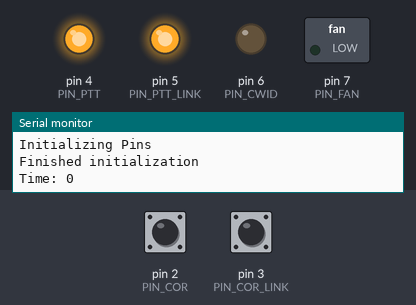
Recording of a sketch running on a simulated Arduino Uno, built with avr-gcc and run on an emulated ATmega328P. Shown: switched loads named in the sketch (green lamp = pin HIGH), output pins drawn as LEDs (lit = HIGH), the last lines printed to the serial monitor. The inputs (shaded band) are chosen by the test bench; at power-on: pin 2 (PIN_COR) HIGH, pin 3 (PIN_COR_LINK) HIGH.

Above: at 1.2 s.
1.3 s: pin 2 (PIN_COR) pulled LOW for 0.15 s
At 2.3 s:
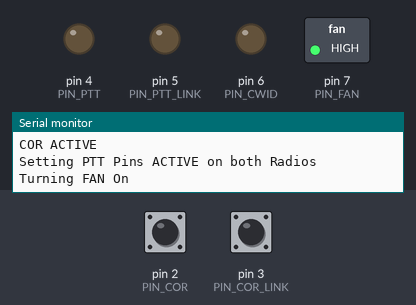
4.4 s: pin 2 (PIN_COR) pulled LOW for 3.2 s
At 6.0 s:
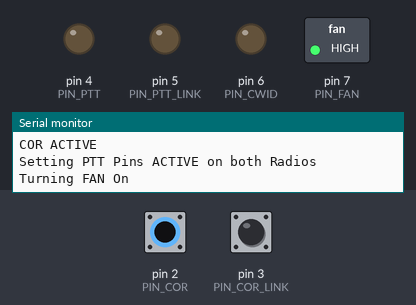
9.1 s: pin 2 (PIN_COR) pulled LOW for 1 s
At 12.8 s:
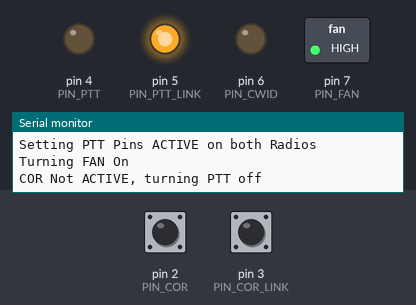
13.1 s: pin 3 (PIN_COR_LINK) pulled LOW for 3.2 s
At 47.8 s:
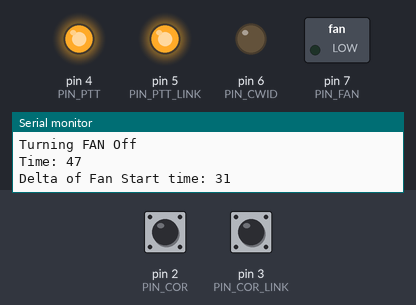
Timing chart, 0 to 48.5 s (numbered marks = the images above; inputs shaded):
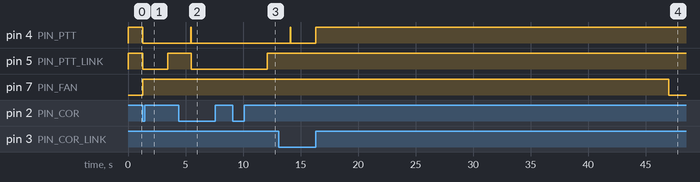

The sketch:

repeater.ino
```cpp
// Version 0.1  - Initial code write up.
/*
 * Simple Repeater Controller
 *
 * Written by Jeremy Georges - 10-19-2015
 *
 * This is written with the Motorola Maxtrac radios in mind. COR has been brought out of the radio using the RX sense pin on internal board.
 * COR with low/ground actives the PTT.
 * Please see http://www.repeater-builder.com/motorola/maxtrac/maxtrac-rptr-int.html for details on how to bring a COR signal out of the radio for
 * interfacing purposes.
 *
 * Additionally, I have a link radio that RX/TX to/from the hub repeater site.
 * This assumes that the hub (main repeater) is providing CWID, etc.
 * This sample sketch has pin 6 reserved for future use to provide a CWID output if needed. This will be the next rev.

 */

#define VERSION "0.1"

#include <Time.h>

//Define the pins
#define PIN_COR 2   //INPUT for COR -
#define PIN_COR_LINK 3 // For Link Radio - if used
#define PIN_PTT 4   //Output for PTT
#define PIN_PTT_LINK 5  // For link radio - if used
#define PIN_CWID 6  //Output for CWID - future use
#define PIN_FAN 7       // FAN enable output


//Define Values
#define FAN_TIME 30  //FAN runtime in seconds
#define PTT_TIMER 120 //Max PTT allowed in seconds
#define LINKED 1   // Set to 0 for a non linked repeater setup or 1 if its has a link radio
#define HANG_TIME 2000 // Hang time for PTT in milliseconds

//-----------------------BEGIN Variable setup -------------------------------

int FAN_STATE = 0; // Zero is fan is on, 1 is fan is on
extern time_t START_FAN_TIME = now(); //Initialize with current time.
time_t START_PTT_TIME = now();
time_t myt;
//-----------------------END Variable setup-------------------------------


void setup()
{
  Serial.begin(9600);
  Serial.println("Initializing Pins");
  pinMode(PIN_COR, INPUT);    // COR
  digitalWrite(PIN_COR, HIGH); //Turn on pullup resistor.
  pinMode(PIN_COR_LINK, INPUT);
  digitalWrite(PIN_COR_LINK, HIGH); //Turn on pullup resistor.
  pinMode(PIN_FAN, OUTPUT);
  pinMode(PIN_PTT, OUTPUT);
  digitalWrite(PIN_PTT, HIGH); //Turn on pullup resistor. low to gnd enables PTT on Motorola Radios
  pinMode (PIN_CWID, OUTPUT);
  pinMode (PIN_PTT_LINK, OUTPUT);
  digitalWrite(PIN_PTT_LINK, HIGH); //Turn on pullup resistor. low to gnd enables PTT on Motorola Radios
  Serial.println("Finished initialization");
  Serial.print("Time: ");
  time_t t = now();

  Serial.println(t);

}


void loop()
{
  if (now() - START_FAN_TIME > FAN_TIME && FAN_STATE == 1) {  //Check to see if Fan Timer has expired. If so, then turn fan off.
    Serial.println("Turning FAN Off");
    digitalWrite(PIN_FAN, LOW);
    Serial.print("Time: ");
    Serial.println(now());
    Serial.print("Delta of Fan Start time: ");
    Serial.println(now() - START_FAN_TIME);
    FAN_STATE=0;  //Set fan state flag to 0
  }

  //loop through and check COR pins
  if (digitalRead(PIN_COR) == LOW) { //We have a COR active - go to PTT
    Serial.println("COR ACTIVE");
    START_PTT_TIME = now();
    // loop through and keep checking the COR PIN
    Serial.println("Setting PTT Pins ACTIVE on both Radios");
    Serial.println("Turning FAN On");
    FAN_STATE=1;  //Set fan state flag to 1
    while (true) {  // keep PTT active until PIN goes high; we'll check and if it does, we can just break out of this while loop
      digitalWrite(PIN_PTT, LOW);
      digitalWrite(PIN_PTT_LINK, LOW);
      digitalWrite(PIN_FAN, HIGH);
      if (digitalRead(PIN_COR) == HIGH) {
        delay(HANG_TIME); //delay then we'll check again to see if its really end of transmit or not
        if (digitalRead(PIN_COR) == HIGH) {
          Serial.println("COR Not ACTIVE, turning PTT off");
          //If we get here, then we know for sure that we need to stop PTT
          digitalWrite(PIN_PTT_LINK, HIGH);
          delay(2000); //wait a second for repeater link to come back up with roger beep
          digitalWrite(PIN_PTT, HIGH);
          START_FAN_TIME = now();  //Set Fan Start timer once we stop transmitting. That way it can cool after TX
          Serial.print("Setting START_FAN_TIME to: ");
          Serial.println(START_FAN_TIME);
          break; //break out of while loop now
        }
      }
      //check PTT timer to see if its exceeded. If so, then we need to stop transmitting, and we'll wait a few seconds before we allow it move on.
      if (now() - START_PTT_TIME > PTT_TIMER) {
        Serial.println("PTT Timer Exceeded");
        while (digitalRead(PIN_COR == LOW)) {    // We stay in loop and keep PTT off until COR floats high.
          // we need to stay here till the COR signal goes away.
          digitalWrite(PIN_PTT_LINK, HIGH);
          digitalWrite(PIN_PTT, HIGH);
        }
        delay(1000);  //just delay a second to be sure.
        START_FAN_TIME = now();  //Set Fan Start timer once we stop transmitting. That way it can cool after TX
        break;  //break out of the while loop so we go back to main loop to check COR PINs
      }


    }

  }

  if (digitalRead(PIN_COR_LINK) == LOW) {  //We have an incoming signal from our radio link.
    Serial.println("COR ON LINK RADIO ACTIVE");
    START_PTT_TIME = now();
    Serial.println("Activating PTT on Primary Radio");
    Serial.println("Turning FAN On");
    FAN_STATE=1;  //Set fan state flag to 1
    // loop through and keep checking the COR PIN
    while (true) {  // keep PTT active until PIN goes high; we'll check and if it does, we can just break out of this while loop
      digitalWrite(PIN_PTT, LOW);
      digitalWrite(PIN_FAN, HIGH);
      if (digitalRead(PIN_COR_LINK) == HIGH) {  // we won't worry about a hang timer here because the one from the hub radio/repeater already has one.
        Serial.println("COR On Radio Link Is Now Not ACTIVE, turning PTT off");
        digitalWrite(PIN_PTT, HIGH);
        START_FAN_TIME = now();  //Set Fan Start timer once we stop transmitting. That way it can cool after TX
        Serial.print("Setting START_FAN_TIME to: ");
        Serial.println(START_FAN_TIME);
        break; //break out of while loop now
      }
      //check PTT timer to see if its exceeded. If so, then we need to stop transmitting, and we'll wait a few seconds before we allow it move on.
      if (now() - START_PTT_TIME > PTT_TIMER) {
        Serial.println("PTT Timer Exceeded, turning PTT off");
        while (digitalRead(PIN_COR_LINK) == LOW) {    // We stay in loop and keep PTT off until COR floats high.
          // we need to stay here till the COR signal goes away.
          digitalWrite(PIN_PTT, HIGH);
          START_FAN_TIME = now();  //Set Fan Start timer once we stop transmitting. That way it can cool after TX
        }
        delay(1000);  //just delay a second to be sure.
        break;  //break out of the while loop so we go back to main loop to check COR PINs
      }


    }
  }


}
```

Measured:
- after the input at 1.3 s, pin 4 (PIN_PTT): HIGH → LOW at once; pin 5 (PIN_PTT_LINK): HIGH → LOW at once, → HIGH 2.1 s later; pin 7 (PIN_FAN): LOW → HIGH at once
- after the input at 4.4 s, pin 5 (PIN_PTT_LINK): HIGH → LOW after 1.1 s
- after the input at 9.1 s, pin 4 (PIN_PTT): stays LOW (without the input it goes to HIGH after 2.5 s); pin 5 (PIN_PTT_LINK): LOW → HIGH after 3.0 s instead of 0.50 s
- after the input at 13.1 s, pin 7 (PIN_FAN): HIGH → LOW after 33.9 s instead of 31.9 s
